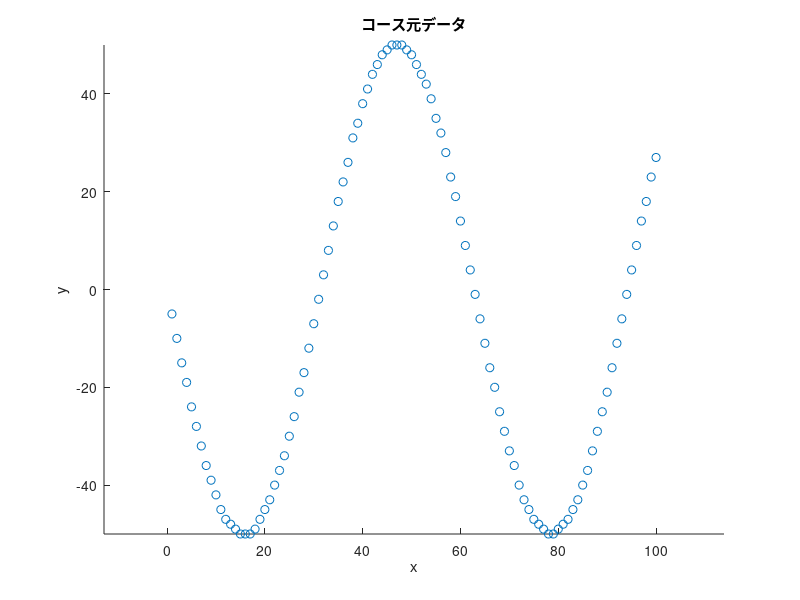

Reproduce this figure in MATLAB. (Note: this script raises an error after producing the figure.)
% 前処理 master
clc
clf
clear

% --------------コースデータ用意-----------------%
% course_x = round(linspace(-1, 10, 10));
% course_y = [0, 1, 2, 3, 4, 4, 4, 3, 2, 1];

course_x = round(1 : 1 : 100); %cm
course_y = round(-sin(course_x/10) * 50); %cm

% course_x = [0, 1, 2, 3, 4, 5];
% course_y = [0, 0, 1, 1, 2, 2];

% num = linspace(0, 1 * pi, 100);
% course_x = round(sin(num) * 50); %cm
% course_y = round(cos(num) * 50); %cm

% num = linspace(0, 0.3 * pi, 100);
% course_x = round(sin(1 * num) * 10); %cm
% course_y = round(sin(4 * num) * 8); %cm

figure(1)
scatter(course_x, course_y)
title('コース元データ')
xlabel('x')
ylabel('y')
axis equal

% ------------------正の整数にするためにマージンをとる---------------- %
min_x = min(course_x);
min_y = min(course_y);
if min_x < 0
    mergin_x = linspace(abs(min_x), abs(min_x), length(course_x));
    course_x = course_x + mergin_x;
end
if min_y < 0
    mergin_y = linspace(abs(min_y), abs(min_y), length(course_y));
    course_y = course_y + mergin_y;
end

course = [course_x; course_y];



% -------------------マップ作成--------------------%
expantion = round(5); %cm 膨張させる大きさ
map = Map(course, expantion); %バイナリマップ

figure(3)
heatmap(map.binary_grid)
title('バイナリマップ')
xlabel('x')
ylabel('y')


% 計算
% % -----------A star開始------------ %
x = map.start_x;
y = map.start_y;
pre_x = x;
pre_y = y;

g_cost = 0;
% cost_table = [-1, -1, -1;
%               1, 0, 1;
%               1, 1, 1];
cost_table = [0, 0, 0;
              0, 0, 0;
              0, 0, 0];
          
map.openAroundNode(x, y, cost_table); % 周りのノードをオープン

count = 0;
% for i = 1 : 1 
while x ~= map.goal_x || y ~= map.goal_y

    [x, y] = map.searchRefNode(); % スコアが最も小さいノードのx, yを得る
%     cost_table = map.getCostTable(x, y, pre_x, pre_y); % コストテーブルを更新
    map.openAroundNode(x, y, cost_table);
    
    pre_x = x;
    pre_y = y;
    
    count = count + 1;
    
end

disp(count)
% % -----------プロット------------ %
map.shorter_path_grid(y, x) = 2;
store_x = [];
store_y = [];
while x ~= map.start_x || y ~= map.start_y

    temp_xy = map.grid(y, x).parent;
    x = temp_xy(1);
    y = temp_xy(2);
    
    store_x = [store_x, x];
    store_y = [store_y, y];
    
    map.shorter_path_grid(y, x) = 2;
end

figure(4)
heatmap(map.shorter_path_grid)

figure(5)
hold on
scatter(course(1, :), course(2, :))
title('マージンしたコースデータ')
xlabel('x')
ylabel('y')
axis equal

scatter(store_x, store_y)
title('ショートカット')
xlabel('x')
ylabel('y')
axis equal
hold off














